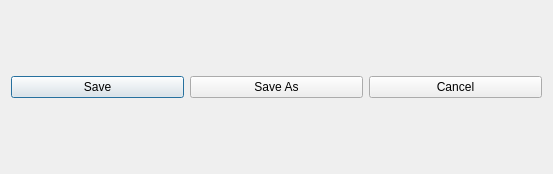
<?xml version="1.0" encoding="UTF-8"?>
<ui version="4.0">
 <class>Dialog</class>
 <widget class="QDialog" name="Dialog">
  <property name="geometry">
   <rect>
    <x>0</x>
    <y>0</y>
    <width>553</width>
    <height>174</height>
   </rect>
  </property>
  <property name="windowTitle">
   <string>Dialog</string>
  </property>
  <layout class="QHBoxLayout" name="horizontalLayout">
   <item>
    <widget class="QPushButton" name="button_save">
     <property name="text">
      <string>Save</string>
     </property>
     <property name="flat">
      <bool>false</bool>
     </property>
    </widget>
   </item>
   <item>
    <widget class="QPushButton" name="button_save_as">
     <property name="text">
      <string>Save As</string>
     </property>
    </widget>
   </item>
   <item>
    <widget class="QPushButton" name="button_cancel">
     <property name="text">
      <string>Cancel</string>
     </property>
    </widget>
   </item>
  </layout>
 </widget>
 <resources/>
 <connections>
  <connection>
   <sender>button_cancel</sender>
   <signal>clicked()</signal>
   <receiver>Dialog</receiver>
   <slot>reject()</slot>
   <hints>
    <hint type="sourcelabel">
     <x>431</x>
     <y>76</y>
    </hint>
    <hint type="destinationlabel">
     <x>424</x>
     <y>30</y>
    </hint>
   </hints>
  </connection>
  <connection>
   <sender>button_save</sender>
   <signal>clicked()</signal>
   <receiver>Dialog</receiver>
   <slot>save()</slot>
   <hints>
    <hint type="sourcelabel">
     <x>119</x>
     <y>86</y>
    </hint>
    <hint type="destinationlabel">
     <x>119</x>
     <y>44</y>
    </hint>
   </hints>
  </connection>
  <connection>
   <sender>button_save_as</sender>
   <signal>clicked()</signal>
   <receiver>Dialog</receiver>
   <slot>save_as()</slot>
   <hints>
    <hint type="sourcelabel">
     <x>288</x>
     <y>80</y>
    </hint>
    <hint type="destinationlabel">
     <x>274</x>
     <y>31</y>
    </hint>
   </hints>
  </connection>
 </connections>
 <slots>
  <slot>save()</slot>
  <slot>save_as()</slot>
 </slots>
</ui>
